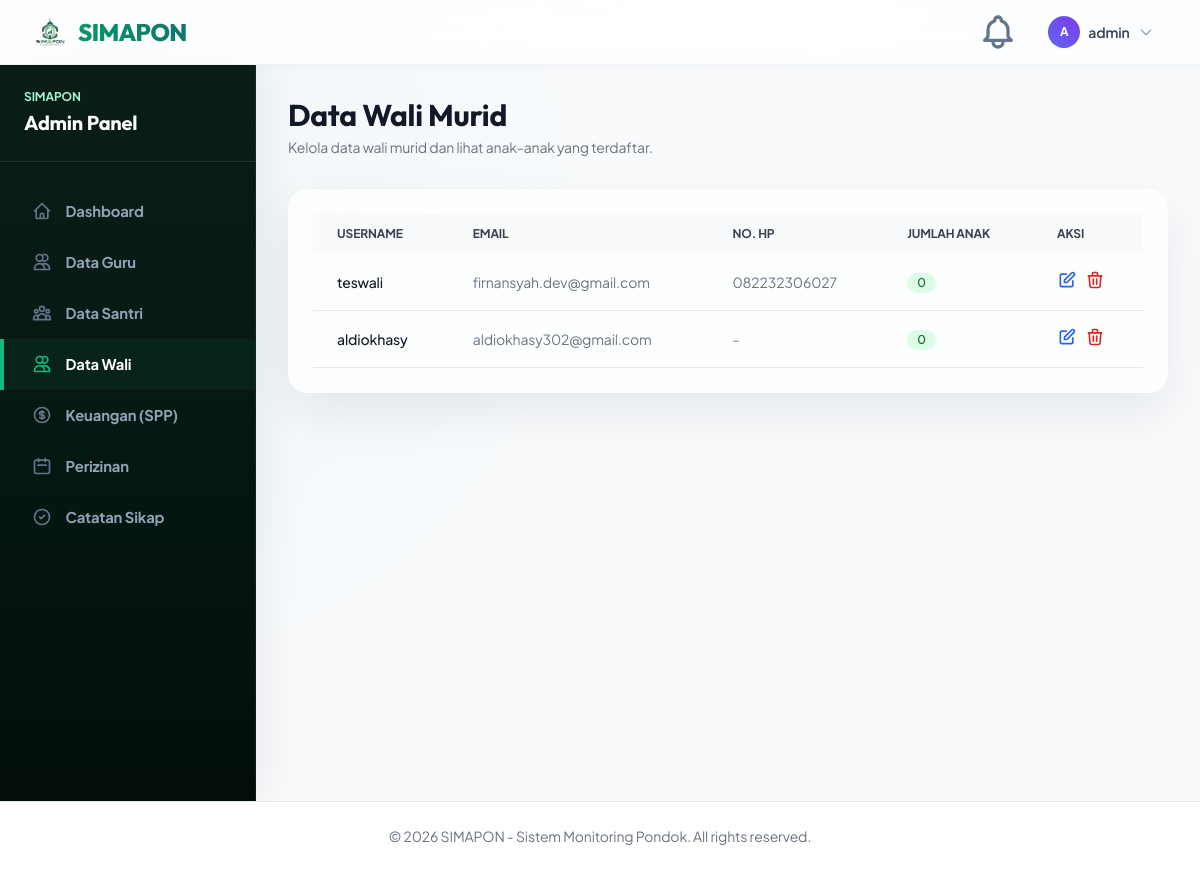
Page /dashboard/admin/parent/ (signed in) on the earlier database version.
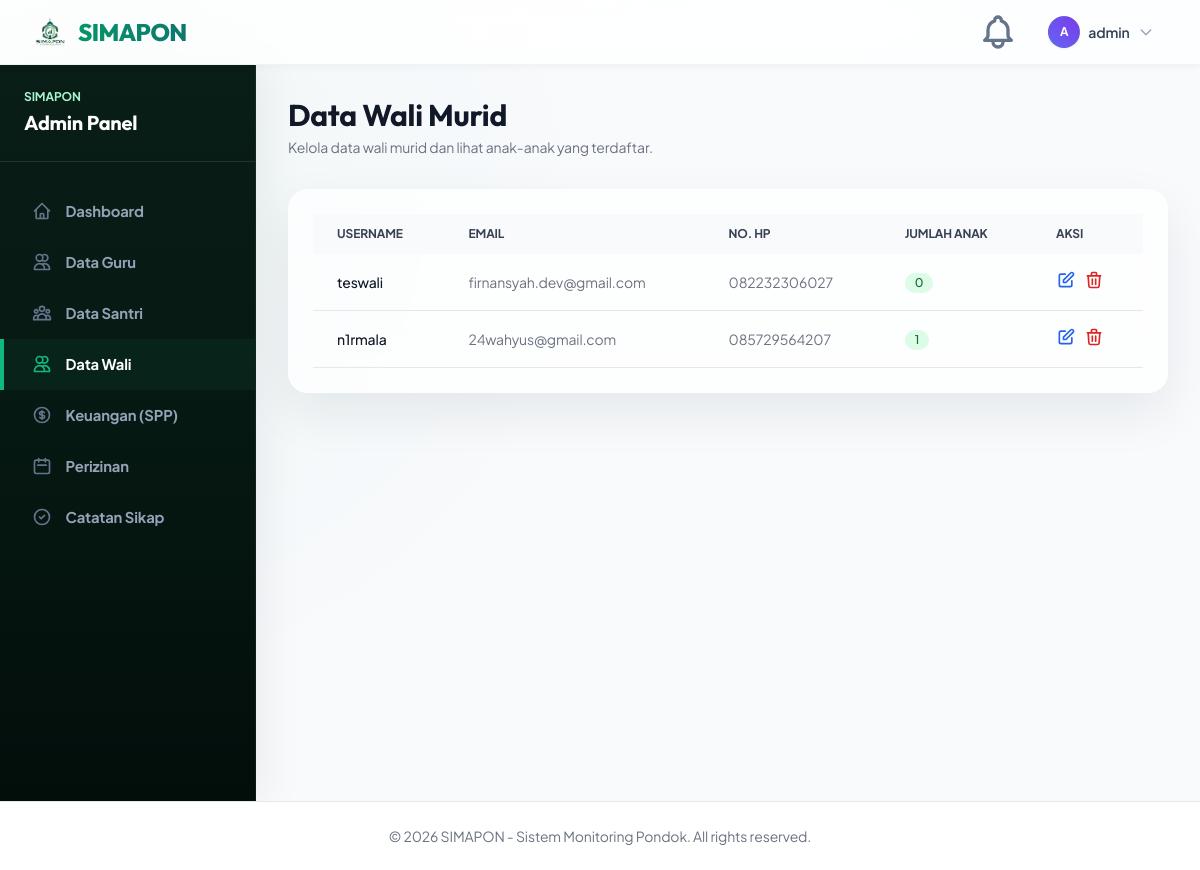
Same page on the later database version.
### users/models.py (models this page shows, shortened)
class User(AbstractUser):
    is_admin = models.BooleanField(default=False)
    is_guru = models.BooleanField(default=False)
    is_parent = models.BooleanField(default=False)
    phone_number = models.CharField(max_length=15, blank=True, null=True)
    profile_picture = models.ImageField(upload_to=get_profile_upload_path, blank=True, null=True, verbose_name="Foto Profil")
    class Meta:
        db_table = 'simapon_user'

### users/views.py (the view, shortened to what this page needs)
# urls.py: path('dashboard/admin/parent/', views.admin_parent_list, name='admin_parent_list'),
@login_required
def admin_parent_list(request):
    if not (request.user.is_admin or request.user.is_staff):
        return redirect('dashboard')
    parents = User.objects.filter(is_parent=True).prefetch_related('children')
    return render(request, 'dashboards/admin/parent.html', {'parents': parents})

### users/context_processors.py (called while the page is built)
def notifications_processor(request):
    if request.user.is_authenticated:
        latest_notifications = request.user.notifications.all()[:10]
        unread_count = request.user.notifications.filter(is_read=False).count()
        return {
            'latest_notifications': latest_notifications,
            'unread_notifications_count': unread_count,
        }
    return {}

### templates/dashboards/admin/parent.html (shortened to what this page needs)
{% extends 'dashboards/admin/base.html' %} {% block admin_content %}
<div class="mb-8 flex justify-between items-center">
  <div>
    <h2
      class="text-2xl font-bold leading-7 text-gray-900 sm:text-3xl sm:truncate"
    >
      Data Wali Murid
    </h2>
    <p class="mt-1 text-sm text-gray-500">
      Kelola data wali murid dan lihat anak-anak yang terdaftar.
    </p>
  </div>
</div>
<div class="grid grid-cols-1 gap-8">
  <div>
    <div class="bg-white shadow sm:rounded-lg overflow-hidden">
      <div class="p-6">
        <table class="datatable w-full text-left text-sm text-gray-500">
          <thead class="text-xs text-gray-700 uppercase bg-gray-50">
            <tr>
              <th class="px-6 py-3">Username</th>
              <th class="px-6 py-3">Email</th>
              <th class="px-6 py-3">No. HP</th>
              <th class="px-6 py-3">Jumlah Anak</th>
              <th class="px-6 py-3">Aksi</th>
            </tr>
          </thead>
          <tbody>
            {% for parent in parents %}
            <tr class="border-b hover:bg-gray-50">
              <td class="px-6 py-4 font-medium text-gray-900">
                {{ parent.username }}
              </td>
              <td class="px-6 py-4">{{ parent.email }}</td>
              <td class="px-6 py-4">{{ parent.phone_number|default:"-" }}</td>
              <td class="px-6 py-4">
                <span
                  class="inline-flex items-center px-2.5 py-0.5 rounded-full text-xs font-medium bg-green-100 text-green-800"
                >
                  {{ parent.children.all|length }}
                </span>
              </td>
              <td class="px-6 py-4">
                <div class="flex gap-2">
                  <a
                    href="{% url 'edit_parent' parent.id %}"
                    class="text-blue-600 hover:text-blue-900"
                    title="Edit"
                  >
                    <svg
                      class="w-5 h-5"
                      fill="none"
                      stroke="currentColor"
                      viewBox="0 0 24 24"
                    >
                      <path
                        stroke-linecap="round"
                        stroke-linejoin="round"
                        stroke-width="2"
                        d="M11 5H6a2 2 0 00-2 2v11a2 2 0 002 2h11a2 2 0 002-2v-5m-1.414-9.414a2 2 0 112.828 2.828L11.828 15H9v-2.828l8.586-8.586z"
                      ></path>
                    </svg>
                  </a>
                  <form
                    method="POST"
                    style="display: inline"
                    onsubmit="
                      return confirm(
                        'Apakah Anda yakin ingin menghapus data ini?',
                      );
                    "
                  >
                    <button
                      type="submit"
                      class="text-red-600 hover:text-red-900"
                      title="Hapus"
                    >
                      <svg
                        class="w-5 h-5"
                        fill="none"
                        stroke="currentColor"
                        viewBox="0 0 24 24"
                      >
                        <path
                          stroke-linecap="round"
                          stroke-linejoin="round"
                          stroke-width="2"
                          d="M19 7l-.867 12.142A2 2 0 0116.138 21H7.862a2 2 0 01-1.995-1.858L5 7m5 4v6m4-6v6m1-10V4a1 1 0 00-1-1h-4a1 1 0 00-1 1v3M4 7h16"
                        ></path>
                      </svg>
                    </button>
                  </form>
                </div>
              </td>
            </tr>
            {% empty %}
            <tr>
              <td colspan="5" class="px-6 py-4 text-center text-gray-500">
                Tidak ada data wali murid.
              </td>
            </tr>
            {% endfor %}
          </tbody>
        </table>
      </div>
    </div>
  </div>
</div>
{% endblock %}

Differences in the rows shown:
removed User: username "aldiokhasy", email "aldiokhasy302@gmail.com", phone_number "-", children.all|length "0"
added User: username "n1rmala", email "24wahyus@gmail.com", phone_number "085729564207", children.all|length "1"
